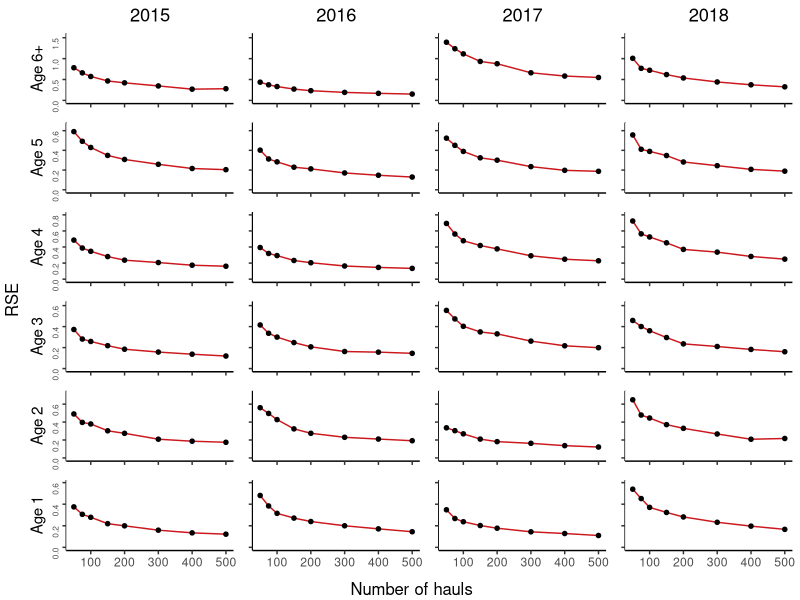
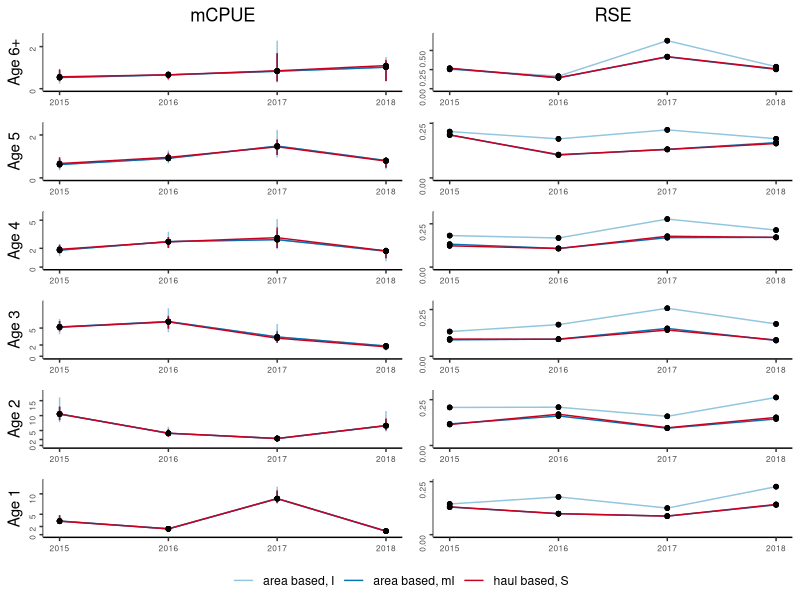
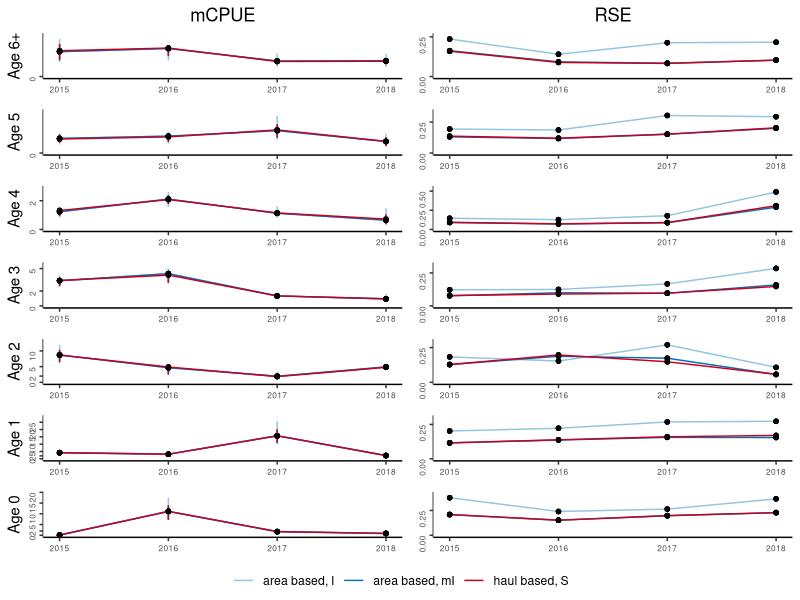

These charts were generated, in order, by the following R code: (Note: this script raises an error after producing the figures.)
#
# Example of tabulated plot inspired by Gerritsen et al. 2006
#

library(ggplot2)
library(grid)
library(gridExtra)
library(egg)

#' @noRd
makeColorMap <- function(columns, color){
  colors <- as.list(rep(color, length(columns)))
  names(colors) <- columns
  return(colors)
}

#' @noRd
panelPlotOverlay <- function(plotData, columnGroups, xVariable, yVariable, yVariableUpper, yVariableLower, xlimrow, ylimcol, showX=F, showY=F, ylabel="", basetheme=NULL, titletext="", pointcol=NULL, linecol=NULL, errorcol=NULL, tickmarks=NULL){
  
  panelplot <- ggplot(plotData, aes_string(x=xVariable, y=yVariable)) + xlim(xlimrow) + ylab(ylabel) + ylim(ylimcol)
  
  cols <- unique(plotData[,columnGroups])
  for (col in cols){
    colData <- plotData[plotData[,columnGroups] == col,]
    if (!is.null(yVariableUpper) & !is.null(yVariableLower)){
      panelplot <- panelplot + geom_linerange(data=colData, aes_string(ymin=yVariableLower, ymax=yVariableUpper), color=errorcol[[col]])
    }  
    #points and lines
    if (nrow(colData) == 0){
      panelplot <- panelplot + geom_blank()
    }
    else{
      panelplot <- panelplot + geom_line(data=colData, aes_string(color=columnGroups)) + geom_point(shape=20, size=2, color=pointcol[[col]]) + scale_color_manual(values = unlist(linecol))
    }
    
    if (!is.null(title) & col == cols[1]){
      panelplot <- panelplot + ggtitle(titletext)
    }
    
  }

  panelplot <- panelplot + basetheme()
  panelplot <- panelplot + theme(panel.grid.minor = element_blank(), panel.grid.major = element_blank())
  if (!is.null(tickmarks)){
    panelplot <- panelplot + scale_y_continuous(breaks=tickmarks, limits = ylimcol)
  }
  if (!showX){
    panelplot <- panelplot + theme(axis.title.x = element_blank(), axis.text.x=element_blank())
  }
  else{
    panelplot <- panelplot + theme(axis.title.x = element_blank())
  }
  
  if (!showY){
    panelplot <- panelplot + theme(axis.title.y = element_blank(), axis.text.y=element_blank())
  }
  
  return(panelplot)
}

#' @noRd
panelPlot  <- function(plotdata, xVariable, yVariable, yVariableUpper, yVariableLower, xlimrow, ylimcol, ylabel, basetheme, showX=F, showY=F, title=NULL, pointcol="white", linecol="black", errorcol="black", tickmarks=NULL, reverseX=F, hLine=NULL, hLineCol="grey", hLineType="solid"){
  
  panelplot <- ggplot(plotdata, aes_string(x=xVariable, y=yVariable)) + xlim(xlimrow) + ylab(ylabel) + ylim(ylimcol)

  if (!is.null(hLine)){
    panelplot <- panelplot + geom_hline(yintercept = hLine, color = hLineCol, linetype=hLineType)
  }
  #error bars
  if (!is.null(yVariableUpper) & !is.null(yVariableLower)){
    panelplot <- panelplot + geom_linerange(aes_string(ymin=yVariableLower, ymax=yVariableUpper), color=errorcol)
  }
  #points and lines
  if (nrow(plotdata) == 0){
    panelplot <- panelplot + geom_blank()
  }
  else{
    panelplot <- panelplot + geom_line(color=linecol) + geom_point(shape=20, size=2, color=pointcol)
  }
  
  if (reverseX){
    panelplot <- panelplot + scale_x_reverse()
  }
  
  panelplot <- panelplot + basetheme()
  panelplot <- panelplot + theme(panel.grid.minor = element_blank(), panel.grid.major = element_blank())
  if (!is.null(tickmarks)){
    panelplot <- panelplot + scale_y_continuous(breaks=tickmarks, limits = ylimcol)
  }
  if (!showX){
    panelplot <- panelplot + theme(axis.title.x = element_blank(), axis.text.x=element_blank())
  }
  else{
    panelplot <- panelplot + theme(axis.title.x = element_blank())
  }
  if (!showY){
    panelplot <- panelplot + theme(axis.title.y = element_blank(), axis.text.y=element_blank())
  }
  if (!is.null(title)){
    panelplot <- panelplot + ggtitle(title)
  }
  
  return(panelplot)
}

#' Table plot
#' @description 
#'  makes a tabulated plot of estimates grouped by two covariates, one for columns, one for rows. axes of all plots are the same variables.
#' @details 
#'  If 'yVariableUpper' and 'yVaraiateLower' is not provided, error bars will not be plotted
#' @param data data.table() with data, must contain columns identified by parameters 'columnGroups', 'rowGroups', 'xVariable' and 'yVariable'
#' @param columnGroups character() identifies column in data that identifies the grouping used for columns in the plot
#' @param rowGRoups character() identifies column in data that identifies the grouping used for rows in the plot
#' @param xVariable character() identifies column in data containting variable to be used for x-axis
#' @param yVariable character() identifies column in data containing variable to be used for y-axis
#' @param yVariableLower character(), optional, identifies column in data containing lower limits for error bars
#' @param yVariableUpper character(), optional,  identifies column in data containing upper limits for error bars
#' @param ylab character(), optional, label for y-axis, if not provided 'yVariable' will be used.
#' @param ymin numeric(), optional, lower bounds of y axis, if not NULL y axis will be adopted to data for each column
#' @param ymax numeric(), optional, upper bounds of y axis, if not provided y axis will be adopted to data for each column
#' @param xlim vector, optional, lower and upper bounds of x axis, if not provided y axis will be adapted to data for each row
#' @param pointcol character() or named list mapping the values in data[,columnGroups] to colors, color of points in plots
#' @param linecol character() or named list mapping the values in data[,columnGroups] to colors color of connecting lines in plots
#' @param errorcol character() or named list mapping the values in data[,columnGroups] to colors color of error bars
#' @param tickmarks numeric() specifies tickmarks for y-axis
#' @param basetheme ggplot2 - theme function to use for plotting. Default adjusts y-axis label alignments to account for variable width of tick-labels.
#' @param reverseX logical() whether to reverse X axes
#' @param hLineCol character() specify any column that should be used for horisontal reference lines
stackedPanels <- function(data, columnGroups, rowGroups, xVariable, yVariable, yVariableLower=NULL, yVariableUpper=NULL, ylab=NULL, xlab=NULL, xlim=NULL, ymin=0, ymax=NULL, pointcol="black", linecol="#cb181d", errorcol="#cb181d", tickmarks=NULL, basetheme=function(x){ggplot2::theme_classic() + theme(plot.title = element_text(hjust = 0.5), axis.text.y = element_text(angle = 90, hjust = 1, size=6))}, reverseX=F, hLineCol=NULL){
  
  if(is.numeric(columnGroups) | is.numeric(rowGroups)){
    stop("ColumnGroups and rowGroups can not be numeric variables. Covert with as.character()")
  }
  
  if (!all(c(columnGroups, rowGroups, xVariable, yVariable) %in% names(data))){
    stop("Some arguments (columnGroups, rowGroups, xVariable, yVariable) not found in data.")
  }
  
  if (any(is.na(data[,c(columnGroups, rowGroups, xVariable)]))){
    stop("NAs in grouping variables or x variable")
  }

  if (is.null(yVariableUpper) + is.null(yVariableLower) == 1){
    stop("Provide either both yVariableUpper and yVariableLower, or neither of them")
  }
  
  if (is.null(ylab)){
    ylab <- yVariable
  }
  
  if (is.null(xlab)){
    xlab <- xVariable
  }
  
  rows <- sort(unique(unlist(data[,rowGroups])), decreasing = T)
  cols <- sort(unique(unlist(data[,columnGroups])))
  
  if (is.character(linecol)){
    linecol <- makeColorMap(cols, linecol)
  }
  if (is.character(pointcol)){
    pointcol <- makeColorMap(cols, pointcol)
  }
  if (is.character(errorcol)){
    errorcol <- makeColorMap(cols, errorcol)
  }
  
  panels <- list()
  for (row in rows){
    
    #determine ylims if necessary
    minvar <- yVariable
    if (!is.null(yVariableLower)){
      minvar <- yVariableLower  
    }
    miny <- ymin
    if (is.null(miny)){
      miny <- min(data[data[,rowGroups] == row,minvar])
      miny <- miny - abs(miny) * .1
    }
    
    maxvar <- yVariable
    if (!is.null(yVariableUpper)){
      maxvar <- yVariableUpper  
    }
    maxy <- ymax
    if (is.null(maxy)){
      maxy <- max(data[data[,rowGroups] == row,maxvar])
      maxy <- maxy + abs(maxy) * .1
    }
    ylimcol <- c(miny, maxy)
    
    for (col in cols){
      xlimrow <- xlim
      if (is.null(xlimrow)){
        xlimrow <- c(min(data[data[,columnGroups] == col,xVariable]), max(data[data[,columnGroups] == col,xVariable]))
      }
      
      title <- NULL
      if (row == rows[1]){
        title = col
      }

      plotdata <- data[data[,columnGroups] == col & data[,rowGroups] == row,]
            
      referenceline <- NULL
      if (!is.null(hLineCol)){
        stopifnot(length(unique(unlist(plotdata[,hLineCol])))==1)
        referenceline <- unlist(plotdata[,hLineCol])[1]
      }

      panel <- panelPlot(plotdata, xVariable, yVariable, yVariableUpper, yVariableLower, xlimrow, ylimcol, showX=(row == rows[length(rows)]), showY=(col == cols[1]), ylabel=row, basetheme=basetheme, title=title, pointcol=pointcol[[col]], linecol=linecol[[col]], errorcol=errorcol[[col]], tickmarks=tickmarks, reverseX, hLine = referenceline)
      panels[[paste(row, col, sep="/")]] <- panel
      
    }
  }
  
  ggarrange(
    plots=panels,
    nrow=length(rows),
    left=ylab,
    bottom=xlab
    )
}

#' Makes Two column plot-table
#' Same x-axis, and row-categories, but two different y-axis for the different groups.
#' values for each of the column groups are plotted on top of each other in the column to the right for yvariable1
#' values for each of the column groups are plotted on top of each other in the column to the left for yvariable2
overlayedColumnPlot <- function(data, columnGroups, rowGroups, xVariable, yVariable1, yVariable2, yVariable1Lower=NULL, yVariable1Upper=NULL, yVariable2Lower=NULL, yVariable2Upper=NULL, ylab1=NULL, ylab2=NULL, xlab=NULL, xlim=NULL, ymin1=0, ymin2=0, ymax1=NULL, ymax2=NULL, pointcol="black", linecol="#cb181d", errorcol="#cb181d", tickmarksY1=NULL, tickmarksY2=NULL, basetheme=function(x){ggplot2::theme_classic() + theme(plot.title = element_text(hjust = 0.5), axis.text.y = element_text(angle = 90, hjust = 1, size=6), axis.text.x=element_text(size=6))}){
  if(is.numeric(columnGroups) | is.numeric(rowGroups)){
    stop("ColumnGroups and rowGroups can not be numeric variables. Covert with as.character()")
  }
  
  if (!all(c(columnGroups, rowGroups, xVariable, yVariable1, yVariable2) %in% names(data))){
    stop("Some arguments (columnGroups, rowGroups, xVariable, yVariable1, yvaraible2) not found in data.")
  }
  
  if (any(is.na(data[,c(columnGroups, rowGroups, xVariable)]))){
    stop("NAs in grouping variables or x variable")
  }
  
  if (is.null(yVariable1Upper) + is.null(yVariable1Lower) == 1){
    stop("Provide either both yVariableUpper and yVariableLower, or neither of them")
  }
  if (is.null(yVariable2Upper) + is.null(yVariable2Lower) == 1){
    stop("Provide either both yVariableUpper and yVariableLower, or neither of them")
  }
  
  if (is.null(ylab1)){
    ylab1 <- yVariable1
  }
  if (is.null(ylab2)){
    ylab2 <- yVariable2
  }
  
  if (is.null(xlab)){
    xlabel <- xVariable
  }
  else{
    xlabel <- xlab
  }
  
  rows <- sort(unique(unlist(data[,rowGroups])), decreasing = T)
  cols <- sort(unique(unlist(data[,columnGroups])))
  
  if (is.character(linecol)){
    linecol <- makeColorMap(cols, linecol)
  }
  if (is.character(pointcol)){
    pointcol <- makeColorMap(cols, pointcol)
  }
  if (is.character(errorcol)){
    errorcol <- makeColorMap(cols, errorcol)
  }
  
  panels <- list()
  for (row in rows){
    
    #determine ylims for yVariable1 if necessary
    minvar1 <- yVariable1
    if (!is.null(yVariable1Lower)){
      minvar1 <- yVariable1Lower  
    }
    miny1 <- ymin1
    if (is.null(miny1)){
      miny1 <- min(data[data[,rowGroups] == row,minvar1])
      miny1 <- miny1 - abs(miny1) * .1
    }
    
    maxvar1 <- yVariable1
    if (!is.null(yVariable1Upper)){
      maxvar1 <- yVariable1Upper  
    }
    maxy1 <- ymax1
    if (is.null(maxy1)){
      maxy1 <- max(data[data[,rowGroups] == row,maxvar1])
      maxy1 <- maxy1 + abs(maxy1) * .1
    }
    ylim1col <- c(miny1, maxy1)
    
    
    #determine ylims for yVariable2 if necessary
    minvar2 <- yVariable2
    if (!is.null(yVariable2Lower)){
      minvar2 <- yVariable2Lower  
    }
    miny2 <- ymin2
    if (is.null(miny2)){
      miny2 <- min(data[data[,rowGroups] == row,minvar2])
      miny2 <- miny2 - abs(miny2) * .1
    }
    
    maxvar2 <- yVariable2
    if (!is.null(yVariable2Upper)){
      maxvar2 <- yVariable2Upper  
    }
    maxy2 <- ymax2
    if (is.null(maxy2)){
      maxy2 <- max(data[data[,rowGroups] == row,maxvar2])
      maxy2 <- maxy2 + abs(maxy2) * .1
    }
    ylim2col <- c(miny2, maxy2)
    
    #get x-axis and title params
    xlimrow <- xlim
    if (is.null(xlimrow)){
      xlimrow <- c(min(data[,xVariable]), max(data[,xVariable]))
    }
    
    title1 <- NULL
    if (row == rows[1]){
      title1 = yVariable1
    }
    title2 <- NULL
    if (row == rows[1]){
      title2 = yVariable2
    }
    
    plotdata <- data[data[,rowGroups] == row,]
    #plot yvar1
    panel <- panelPlotOverlay(plotdata, columnGroups, xVariable, yVariable1, yVariable1Upper, yVariable1Lower, xlimrow, ylim1col, showX=T, showY=T, ylabel=row, basetheme=basetheme, title=title1, pointcol=pointcol, linecol=linecol, errorcol=errorcol, tickmarks=tickmarksY1)
    panel <- panel + theme(legend.position="none")
    panels[[paste(row, "yvar1", sep="/")]] <- panel
    
    #plot yvar2
    panel <- panelPlotOverlay(plotdata, columnGroups, xVariable, yVariable2, yVariable2Upper, yVariable2Lower, xlimrow, ylim2col, showX=T, showY=T, ylabel=NULL, basetheme=basetheme, title=title2, pointcol=pointcol, linecol=linecol, errorcol=errorcol, tickmarks=tickmarksY2)
    panel <- panel + theme(legend.position="none")
    panels[[paste(row, "yvar2", sep="/")]] <- panel
    
  }
  
  
  g <- ggplotGrob(panels[[1]] + theme(legend.position="bottom", legend.title = element_blank()))$grobs
  legend <- g[[which(sapply(g, function(x) x$name) == "guide-box")]]
  lheight <- sum(legend$height)
  grid.arrange(
    ggarrange(
      plots=panels,
      nrow=length(rows),
      left=ylab,
      bottom=xlab,draw=F
    ),
    legend,
    ncol = 1,
    heights = unit.c(unit(1, "npc") - lheight, lheight))
  
}

warning("Change file reference to package location")
warning("Check which CI to use")
warning("Check axis labels")


#
# compare the estimated mCPUE from the two ALKs for each age group (showing confidence intervals)
#

alkresult <- read.csv("data/ALKs_results.csv", sep=";", stringsAsFactors = F, dec = ",", na.strings = c("#N/A"))
alkresult$bs <- NULL
alkresult[alkresult$Bootstrap=="Stratified", "bs"] <- "S"
alkresult[alkresult$Bootstrap=="ICES-IBTS", "bs"] <- "I"
alkresult[alkresult$Bootstrap=="Modified-ICES", "bs"] <- "mI"
alkresult$ALKm <- paste(alkresult$ALK, alkresult$bs, sep=", ")
alkresult$age <- paste("Age", alkresult$age)
alkresult$RSE <- alkresult$sd / alkresult$mCPUE


estimator_colors <- list()
estimator_colors[["area based, I"]] <- "#92c5de"
estimator_colors[["area based, mI"]] <- "#0571b0"
estimator_colors[["haul based, S"]] <- "#ca0020"

####
# Plot 1
# Using Q1 and all years
#
#
alkq1 <- alkresult[alkresult$Quarter=="Q1",]
alkq1 <- alkq1[alkq1$age != "Age 0",]
pdf(file = "figures/mCpueRseQ1.pdf", width=3.35, onefile = F) #85mm in inches
overlayedColumnPlot(data = alkq1, columnGroups = "ALKm", rowGroups = "age", xVariable = "Year", yVariable1 = "mCPUE", yVariable2 = "RSE", yVariable1Lower = "Q025", yVariable1Upper = "Q975", tickmarksY1 = c(0,2,5,10,15,20,25), tickmarksY2=c(0,.25,.5,.75,1,1.25,1.5), pointcol = "black", linecol = estimator_colors, errorcol = estimator_colors)
dev.off()

####
# Plot 2 - for supplementary
# As plot 1, but for Q3, retaining age group 0
# Using Q3 and all years
alkq3 <- alkresult[alkresult$Quarter=="Q3",]
pdf(file = "figures/suppMatMcpueRseQ3.pdf", width=3.35, onefile = F) #85mm in inches
overlayedColumnPlot(data = alkq3, columnGroups = "ALKm", rowGroups = "age", xVariable = "Year", yVariable1 = "mCPUE", yVariable2 = "RSE", yVariable1Lower = "Q025", yVariable1Upper = "Q975", tickmarksY1 = c(0,2,5,10,15,20,25), tickmarksY2=c(0,.25,.5,.75,1,1.25,1.5), pointcol = "black", linecol = estimator_colors, errorcol = estimator_colors)
dev.off()


####
# Plot 7
# overlay 1 and 5 for otholith per 5 cm
# put legeneds outside plot somewhere reasonable. legend: 1 fish per 5 cm, 5 fish per 5 cm
# make B/W
resamplingOtolithsAndHauls <- read.csv("OtolithsAndHauls_Results_2015_2018/OtolAndHaul_1_5_per_5cm_areaBased2015_2018.csv", sep=";", stringsAsFactors = F, na.strings=c("NA"))
resamplingOtolithsAndHauls$cv <- resamplingOtolithsAndHauls$sd / resamplingOtolithsAndHauls$bootstrapMean
resamplingOtolithsAndHauls$age <- paste("Age", resamplingOtolithsAndHauls$age)
resamplingOtolithsAndHauls$Year <- as.character(resamplingOtolithsAndHauls$Year)
resamplingOtolithsAndHaulsQ1 <- resamplingOtolithsAndHauls[resamplingOtolithsAndHauls$Quarter=="Q1",]
resamplingOtolithsAndHaulsQ1 <- resamplingOtolithsAndHaulsQ1[resamplingOtolithsAndHaulsQ1$age != "Age 0",]

resamplingOtolithsAndHaulsQ1o5 <- resamplingOtolithsAndHaulsQ1[resamplingOtolithsAndHaulsQ1$Otolith_per5cm == 5,]
stackedPanels(data = resamplingOtolithsAndHaulsQ1o5, columnGroups = "Year", rowGroups = "age", xVariable = "N", yVariable = "cv", xlab="Number of hauls", ylab="RSE", ymin=0)
overlayedColumnPlot(data = resamplingOtolithsAndHaulsQ1o5, columnGroups = "Year", rowGroups = "age", xVariable = "N", yVariable1 = "mCPUE", yVariable2 = "RSE", yVariable1Lower = "Q025", yVariable1Upper = "Q975", tickmarksY1 = c(0,2,5,10,15,20,25), tickmarksY2=c(0,.25,.5,.75,1,1.25,1.5), pointcol = "black", linecol = estimator_colors, errorcol = estimator_colors)
####
# Plot 8 - supplementary
# Like plot 7, but for Q3 and including aGE GROUP 0

####
# Plot 9  - supplementary
# Like plot 7, but for 1997 - 1999

####
# Plot 10  - supplementary
# Like plot 9, but for Q3 and including age group 0
